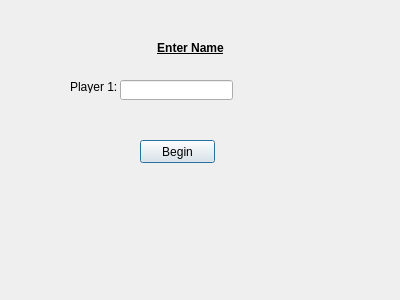
<?xml version="1.0" encoding="UTF-8"?>
<ui version="4.0">
 <class>OneNameDB</class>
 <widget class="QDialog" name="OneNameDB">
  <property name="geometry">
   <rect>
    <x>0</x>
    <y>0</y>
    <width>400</width>
    <height>300</height>
   </rect>
  </property>
  <property name="windowTitle">
   <string>Dialog</string>
  </property>
  <widget class="QLabel" name="label_2">
   <property name="geometry">
    <rect>
     <x>70</x>
     <y>80</y>
     <width>47</width>
     <height>13</height>
    </rect>
   </property>
   <property name="text">
    <string>Player 1:</string>
   </property>
  </widget>
  <widget class="QPushButton" name="pushButton">
   <property name="geometry">
    <rect>
     <x>140</x>
     <y>140</y>
     <width>75</width>
     <height>23</height>
    </rect>
   </property>
   <property name="text">
    <string>Begin</string>
   </property>
  </widget>
  <widget class="QLabel" name="label">
   <property name="geometry">
    <rect>
     <x>110</x>
     <y>40</y>
     <width>161</width>
     <height>16</height>
    </rect>
   </property>
   <property name="font">
    <font>
     <weight>75</weight>
     <bold>true</bold>
     <underline>true</underline>
    </font>
   </property>
   <property name="text">
    <string>Enter Name</string>
   </property>
   <property name="alignment">
    <set>Qt::AlignCenter</set>
   </property>
  </widget>
  <widget class="QLineEdit" name="lineEdit">
   <property name="geometry">
    <rect>
     <x>120</x>
     <y>80</y>
     <width>113</width>
     <height>20</height>
    </rect>
   </property>
  </widget>
 </widget>
 <resources/>
 <connections/>
</ui>
